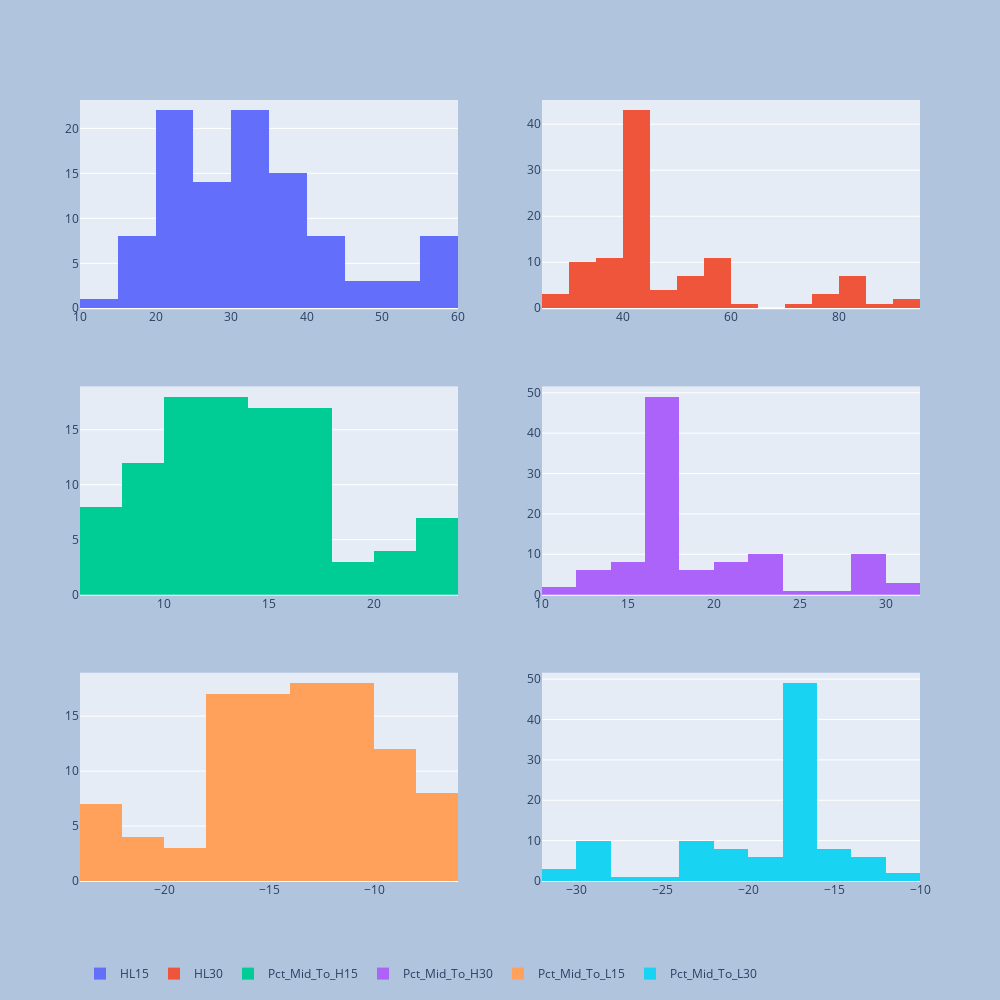

The cell this chart's notebook holds for it:
### Code cell
from plotly.subplots import make_subplots
import plotly.graph_objects as go

fig=make_subplots(rows=3,cols=2,)

fig.add_trace(go.Histogram(x=df['Pct_LtH15'],name="HL15") ,row=1,col=1)
fig.add_trace(go.Histogram(x=df['Pct_LtH30'],name="HL30") ,row=1,col=2)

fig.add_trace(go.Histogram(x=df['Pct_Mid_To_H15'],name="Pct_Mid_To_H15") ,row=2,col=1)
fig.add_trace(go.Histogram(x=df['Pct_Mid_To_H30'],name="Pct_Mid_To_H30") ,row=2,col=2)

fig.add_trace(go.Histogram(x=df['Pct_Mid_To_L15'],name="Pct_Mid_To_L15") ,row=3,col=1)
fig.add_trace(go.Histogram(x=df['Pct_Mid_To_L30'],name="Pct_Mid_To_L30") ,row=3,col=2)


fig.update_layout(
autosize=True,width=1000,height=1000,
  paper_bgcolor="LightSteelBlue",legend_orientation="h"

)

fig.show()
